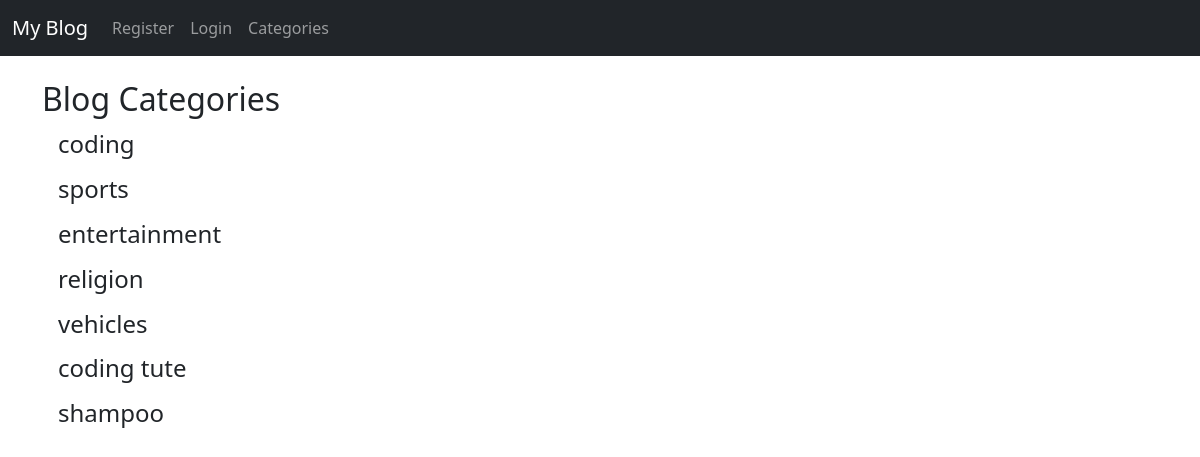
The page /category_list/ on the database its author committed.
### theblog/models.py (models this page shows, shortened)
class Category(models.Model):
    name = models.CharField(max_length=255)
    def __str__(self):
        return self.name

### theblog/views.py (the view)
# urls.py: path('category_list/', CategoryListView, name='category_list'),
def CategoryListView(request):
    cat_menu_list = Category.objects.all()
    return render(request, 'category_list.html', {'cat_menu_list': cat_menu_list})

### theblog/templates/category_list.html (shortened to what this page needs)
{% extends 'base.html' %}
{% block content %}
    <h2>Blog Categories</h2>
    {% for item in cat_menu_list %}
        <h4>
            <a class="dropdown-item" href="{% url 'category' item|slugify %}">{{ item }}</a>
        </h4>
    {% endfor %}
{% endblock %}

### rows shown on the page
Category: name "coding"
Category: name "sports"
Category: name "entertainment"
Category: name "religion"
Category: name "vehicles"
Category: name "coding tute"
Category: name "shampoo"
